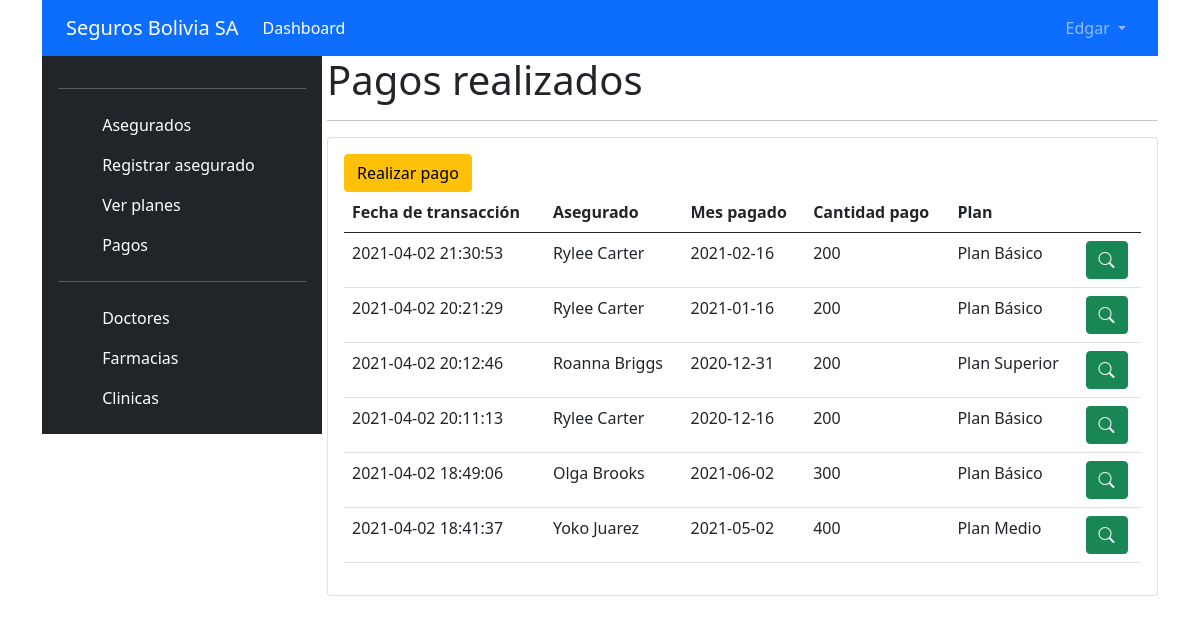
The page /pagos (signed in) on the database its author committed.
### tables this page shows
CREATE TABLE `usuarios` (
  `id` int(11) NOT NULL,
  `nombre` varchar(50) NOT NULL,
  `apellidos` varchar(80) NOT NULL,
  `cargo` varchar(45) NOT NULL,
  `usuario` varchar(50) NOT NULL,
  `password` varchar(70) NOT NULL,
  `rol` varchar(20) NOT NULL,
  `url_imagen` varchar(150) DEFAULT NULL
);

CREATE TABLE `pagos` (
  `id` int(11) NOT NULL,
  `asegurado_id` int(11) NOT NULL,
  `clave_factura` varchar(200) NOT NULL,
  `fecha_pago` timestamp NOT NULL DEFAULT current_timestamp(),
  `mes_pago` date NOT NULL,
  `cantidad_pagada` double NOT NULL,
  `nmes` int(11) NOT NULL
);

CREATE TABLE `asegurados` (
  `id` int(11) NOT NULL,
  `plan_id` int(11) NOT NULL,
  `nombre` varchar(50) NOT NULL,
  `apellidos` varchar(80) NOT NULL,
  `direccion` varchar(100) NOT NULL,
  `telefono` varchar(15) NOT NULL,
  `foto_certificado_nacimiento` varchar(150) NOT NULL,
  `foto_carnet_identidad` varchar(150) NOT NULL,
  `create_at` date NOT NULL
);

CREATE TABLE `planes` (
  `id` int(11) NOT NULL,
  `nombre` varchar(20) NOT NULL,
  `precio` double NOT NULL,
  `precio_dependiente` double NOT NULL,
  `descripcion` varchar(400) NOT NULL
);

### libs/view.php (called while the page is built, shortened)
<?php
class View
{
    function render($nombre, $data = [])
    {
        $this->d = $data;
        require 'views/' . $nombre . '.php';
    }
}

### controllers/pagos.php (called while the page is built, shortened)
<?php
class Pagos extends SessionController
{
    private $user;
    public function __construct()
    {
        $this->user = $this->getUserSessionData();
    }
    public function render()
    {
        $pagos = new PagosModel();
        $this->view->render("pagos/index", [
            "user" => $this->user,
            "pagos" => $pagos->getAll()
        ]);
    }
}

### index.php (called while the page is built, shortened)
<?php
require_once "libs/db.php";
require_once "libs/model.php";
require_once "libs/view.php";
require_once "classes/sessioncontroller.php";
$app = new App();

### models/userModel.php (called while the page is built, shortened)
<?php
class UserModel extends Model implements IModel
{
    private $nombre;
    public function __construct()
    {
        $this->nombre = "";
    }
    public function get($id)
    {
        try {
            $query = $this->prepare("SELECT * FROM usuarios WHERE id = :id");
            return $this;
        } catch (PDOException $e) {
            error_log("User_Model::getId -> Algo anda fallando " . $e);
        }
    }
    public function getNombre()
    {
        return $this->nombre;
    }
    public function setNombre($nombre): self
    {
        $this->nombre = $nombre;
        return $this;
    }
}

### libs/db.php (called while the page is built, shortened)
<?php
class Database
{
    private $host;
    private $db;
    private $user;
    private $password;
    public function __construct()
    {
        $this->host = constant('HOST');
        $this->db = constant('DB');
        $this->user = constant('USER');
        $this->password = constant('PASSWORD');
    }
    function connect()
    {
        try {
            $connection = "mysql:host=" . $this->host . ";dbname=" . $this->db . ";";
            $options = [
                PDO::ATTR_ERRMODE            => PDO::ERRMODE_EXCEPTION,
                PDO::ATTR_EMULATE_PREPARES   => false,
            ];
            $pdo = new PDO($connection, $this->user, $this->password, $options);
            return $pdo;
        } catch (PDOException $e) {
            print_r('Error connection: ' . $e->getMessage());
        }
    }
}

### libs/model.php (called while the page is built, shortened)
<?php
class Model{
    function __construct(){
        $this->db = new Database();
    }
    function query($query){
        return $this->db->connect()->query($query);
    }
    function prepare($query){
        return $this->db->connect()->prepare($query);
    }
}

### classes/sessioncontroller.php (called while the page is built, shortened)
<?php
require_once "classes/session.php";
require_once "models/userModel.php";
class SessionController extends Controller
{
    private $session;
    private function init()
    {
        $this->session = new Session();
    }
    function getUserSessionData()
    {
        $id = $this->session->getCurrentUser();
        $this->user = new UserModel();
        $this->user->get($id);
        return $this->user;
    }
}

### classes/session.php (called while the page is built, shortened)
<?php
class Session{
    private $sessionName = 'user';
    public function getCurrentUser(){
        return $_SESSION[$this->sessionName];
    }
}

### models/pagosModel.php (called while the page is built, shortened)
<?php
class PagosModel extends Model
{
    public function getAll()
    {
        $sql = "SELECT p.id, p.fecha_pago, a.nombre, a.apellidos, p.mes_pago, p.cantidad_pagada, pl.nombre as plan
        FROM pagos p
        LEFT JOIN asegurados a ON p.asegurado_id = a.id
        LEFT JOIN planes pl ON a.plan_id = pl.id
        ORDER BY p.fecha_pago DESC";
        $items = array();
        try {
            $query = $this->query($sql);
            while ($p = $query->fetch(PDO::FETCH_ASSOC)) {
                $items[] = array(
                    "id" => $p["id"],
                    "fecha_pago" => $p["fecha_pago"],
                    "nombre" => $p["nombre"],
                    "apellidos" => $p["apellidos"],
                    "mes_pago" => $p["mes_pago"],
                    "cantidad_pagada" => $p["cantidad_pagada"],
                    "plan" => $p["plan"],
                );
            }
            return $items;
        } catch (PDOException $e) {
            error_log("Pagos_Model::getAll -> Algo anda fallando " . $e);
            return false;
        }
    }
}

### views/pagos/index.php (the view, shortened to what this page needs)
<?php
$usuario = $this->d["user"];
$pagos = $this->d["pagos"];
require_once "views/header.php";
?>
<div class="col-9">
    <h1>Pagos realizados</h1>
    <hr>
    <div class="card">
        <div class="card-body">
            <a href="<?php echo constant("URL") ?>pagos/create" class="btn btn-warning">Realizar pago</a>
            <table class="table">
                <thead>
                    <tr>
                        <th>Fecha de transacción</th>
                        <th>Asegurado</th>
                        <th>Mes pagado</th>
                        <th>Cantidad pago</th>
                        <th>Plan</th>
                        <th></th>
                    </tr>
                </thead>
                <tbody>
                    <?php foreach ($pagos as $pago) { ?>
                        <tr>
                            <td><?php echo $pago["fecha_pago"]; ?></td>
                            <td><?php echo $pago["nombre"] . " " . $pago["apellidos"]; ?></td>
                            <td><?php echo $pago["mes_pago"]; ?></td>
                            <td><?php echo $pago["cantidad_pagada"]; ?></td>
                            <td><?php echo $pago["plan"]; ?></td>
                            <td><a href="<?php echo constant("URL") ?>pagos/ver/<?php echo $pago["id"]; ?>" class="btn btn-success"><i class="bi bi-search"></i></a></td>
                        </tr>
                    <?php } ?>
                </tbody>
            </table>
        </div>
    </div>
</div>
</div>
</body>
</html>

### views/header.php (shortened to what this page needs)
<!DOCTYPE html>
<html lang="en">
<head>
    <link href="https://cdn.jsdelivr.net/npm/bootstrap@5.0.0-beta3/dist/css/bootstrap.min.css" rel="stylesheet">
    <link rel="stylesheet" href="https://cdn.jsdelivr.net/npm/bootstrap-icons@1.4.0/font/bootstrap-icons.css">
    <link rel="stylesheet" href="https://cdnjs.cloudflare.com/ajax/libs/lightbox2/2.11.3/css/lightbox.css" />
    <link rel="stylesheet" href="https://code.jquery.com/ui/1.12.0/themes/smoothness/jquery-ui.css" />
</head>
<body>
    <div class="container">
        <div class="row">
            <header>
                <nav class="navbar navbar-expand-lg navbar-dark bg-primary">
                    <div class="container-fluid">
                        <a class="navbar-brand" href="<?php echo constant("URL") ?>">Seguros Bolivia SA</a>
                        <div class="collapse navbar-collapse" id="navbarSupportedContent">
                            <ul class="navbar-nav me-auto mb-2 mb-lg-0">
                                <li class="nav-item">
                                    <a class="nav-link active" aria-current="page" href="<?php echo constant("URL") ?>">Dashboard</a>
                                </li>
                            </ul>
                            <ul class="navbar-nav">
                                <li class="nav-item dropdown">
                                    <a class="nav-link dropdown-toggle" href="#" id="navbarDropdown" role="button" data-bs-toggle="dropdown" aria-expanded="false">
                                        <?php echo $usuario->getNombre(); ?>
                                    </a>
                                </li>
                            </ul>
                        </div>
                    </div>
                </nav>
            </header>
        </div>
        <div class="row">
            <div class="col-3">
                <div class="d-flex flex-column p-3 text-white bg-dark" style="width: 280px;">
                    <hr>
                    <ul class="nav nav-pills flex-column mb-auto">
                        <li>
                            <a href="<?php echo constant("URL") . "dashboard"; ?>" class="nav-link text-white">
                                <svg class="bi me-2" width="16" height="16">
                                    <use xlink:href="#speedometer2" />
                                </svg>
                                Asegurados
                            </a>
                        </li>
                        <li>
                            <a href="<?php echo constant("URL") . "asegurados/create"; ?>" class="nav-link text-white">
                                <svg class="bi me-2" width="16" height="16">
                                    <use xlink:href="#speedometer2" />
                                </svg>
                                Registrar asegurado
                            </a>
                        </li>
                        <li>
                            <a href="<?php echo constant("URL") . "planes"; ?>" class="nav-link text-white">
                                <svg class="bi me-2" width="16" height="16">
                                    <use xlink:href="#table" />
                                </svg>
                                Ver planes
                            </a>
                        </li>
                        <li>
                            <a href="<?php echo constant("URL") . "pagos"; ?>" class="nav-link text-white">
                                <svg class="bi me-2" width="16" height="16">
                                    <use xlink:href="#people-circle" />
                                </svg>
                                Pagos
                            </a>
                        </li>
                        <hr>
                        <li>
                            <a href="#" class="nav-link text-white">
                                <svg class="bi me-2" width="16" height="16">
                                    <use xlink:href="#grid" />
                                </svg>
                                Doctores
                            </a>
                        </li>
                        <li>
                            <a href="#" class="nav-link text-white">
                                <svg class="bi me-2" width="16" height="16">
                                    <use xlink:href="#people-circle" />
                                </svg>
                                Farmacias
                            </a>
                        </li>
                        <li>
                            <a href="#" class="nav-link text-white">
                                <svg class="bi me-2" width="16" height="16">
                                    <use xlink:href="#people-circle" />
                                </svg>
                                Clinicas
                            </a>
                        </li>
                    </ul>
                </div>
            </div>

### rows shown on the page
usuarios: nombre "Edgar"
pagos: fecha_pago "2021-04-02 21:30:53", asegurado.nombre "Rylee", asegurado.apellidos "Carter", mes_pago "2021-02-16", cantidad_pagada "200", planes.nombre "Plan Básico"
pagos: fecha_pago "2021-04-02 20:21:29", asegurado.nombre "Rylee", asegurado.apellidos "Carter", mes_pago "2021-01-16", cantidad_pagada "200", planes.nombre "Plan Básico"
pagos: fecha_pago "2021-04-02 20:12:46", asegurado.nombre "Roanna", asegurado.apellidos "Briggs", mes_pago "2020-12-31", cantidad_pagada "200", planes.nombre "Plan Superior"
pagos: fecha_pago "2021-04-02 20:11:13", asegurado.nombre "Rylee", asegurado.apellidos "Carter", mes_pago "2020-12-16", cantidad_pagada "200", planes.nombre "Plan Básico"
pagos: fecha_pago "2021-04-02 18:49:06", asegurado.nombre "Olga", asegurado.apellidos "Brooks", mes_pago "2021-06-02", cantidad_pagada "300", planes.nombre "Plan Básico"
pagos: fecha_pago "2021-04-02 18:41:37", asegurado.nombre "Yoko", asegurado.apellidos "Juarez", mes_pago "2021-05-02", cantidad_pagada "400", planes.nombre "Plan Medio"
